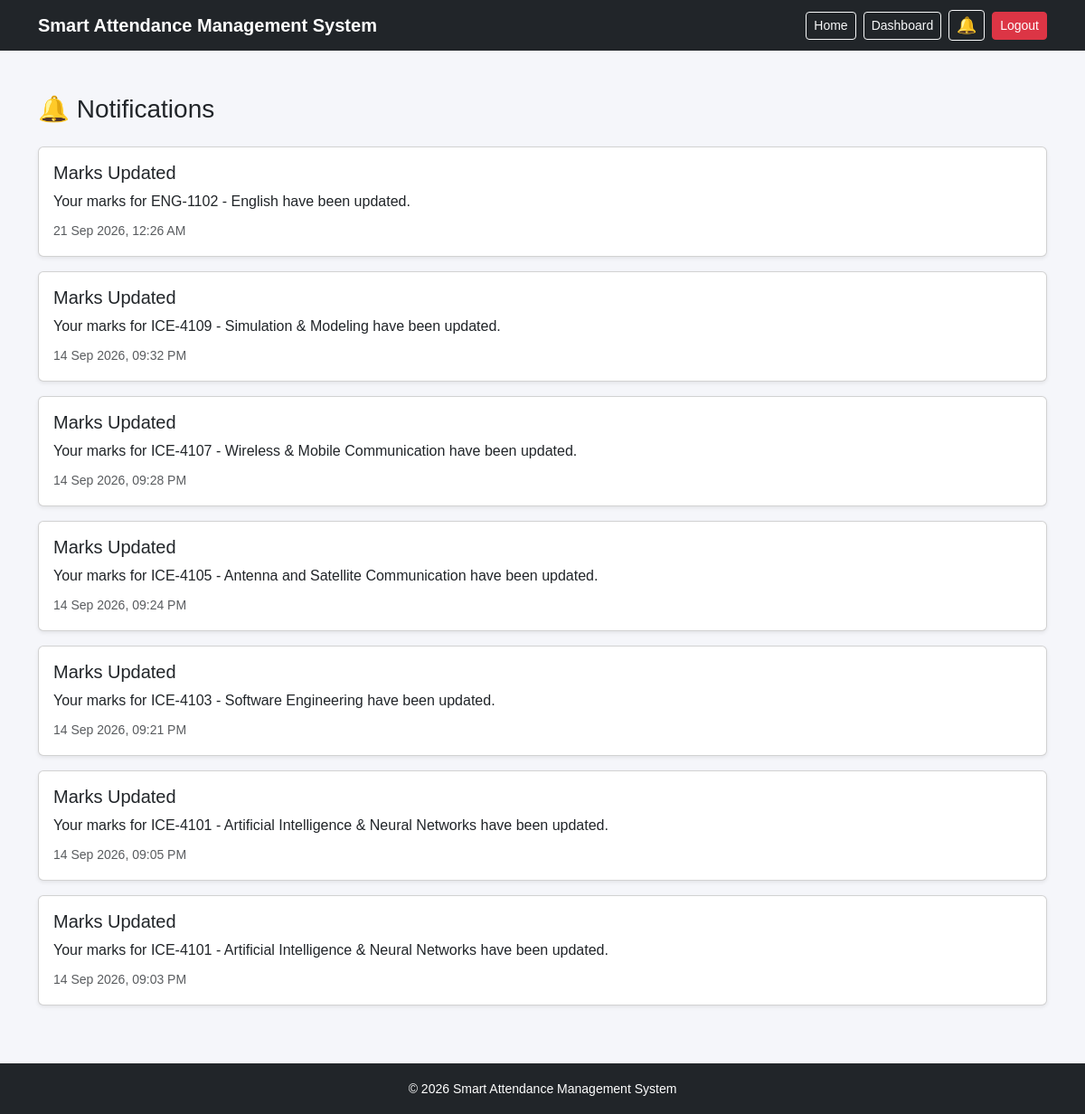
/student-dashboard/notifications/ (signed in), run on the app's committed database.
### core/models.py (models this page shows, shortened)
class Notification(models.Model):
    recipient = models.ForeignKey(
        User,
        on_delete=models.CASCADE,
        related_name="notifications"
    )
    title = models.CharField(max_length=200)
    message = models.TextField()
    notification_type = models.CharField(
        max_length=50,
        default="general"
    )
    is_read = models.BooleanField(default=False)
    created_at = models.DateTimeField(auto_now_add=True)
    class Meta:
        ordering = ["-created_at"]

### core/views.py (the view)
@login_required
def student_notifications(request):
    if request.user.role != "student":
        return redirect("dashboard")
    notifications = Notification.objects.filter(
        recipient=request.user
    ).order_by("-created_at")
    Notification.objects.filter(
        recipient=request.user,
        is_read=False
    ).update(is_read=True)
    return render(
        request,
        "student/notifications.html",
        {
            "notifications": notifications
        }
    )

### core/context_processors.py (called while the page is built)
def notifications(request):
    unread_notifications_count = 0
    if request.user.is_authenticated and request.user.role in ["teacher", "student"]:
        unread_notifications_count = Notification.objects.filter(
            recipient=request.user,
            is_read=False
        ).count()
    return {
        "unread_notifications_count": unread_notifications_count
    }

### core/templates/student/notifications.html (shortened to what this page needs)
{% extends "index.html" %}
{% block content %}
<div class="container py-5">
    <div class="d-flex justify-content-between align-items-center mb-4">
        <h3 class="mb-0">
            🔔 Notifications
        </h3>
    </div>
    {% if notifications %}
        {% for notification in notifications %}
            <div class="card mb-3 shadow-sm">
                <div class="card-body">
                    <h5 class="card-title">
                        {{ notification.title }}
                    </h5>
                    <p class="card-text mb-2">
                        {{ notification.message }}
                    </p>
                    <small class="text-muted">
                        {{ notification.created_at|date:"d M Y, h:i A" }}
                    </small>
                </div>
            </div>
        {% endfor %}
    {% else %}
        <div class="alert alert-info">
            No notifications available.
        </div>
    {% endif %}
</div>
{% endblock %}

### core/templates/index.html (style rules this page uses)
html, body { height: 100%; }
body { margin: 0; background-color: #f5f6fa; font-family: Arial, sans-serif; }

### data on the page
Notification: title "Marks Updated", message "Your marks for ENG-1102 - English have been updated.", created_at "21 Sep 2026, 12:26 AM"
Notification: title "Marks Updated", message "Your marks for ICE-4109 - Simulation & Modeling have been updated.", created_at "14 Sep 2026, 09:32 PM"
Notification: title "Marks Updated", message "Your marks for ICE-4107 - Wireless & Mobile Communication have been updated.", created_at "14 Sep 2026, 09:28 PM"
Notification: title "Marks Updated", message "Your marks for ICE-4105 - Antenna and Satellite Communication have been updated.", created_at "14 Sep 2026, 09:24 PM"
Notification: title "Marks Updated", message "Your marks for ICE-4103 - Software Engineering have been updated.", created_at "14 Sep 2026, 09:21 PM"
Notification: title "Marks Updated", message "Your marks for ICE-4101 - Artificial Intelligence & Neural Networks have been updated.", created_at "14 Sep 2026, 09:05 PM"
Notification: title "Marks Updated", message "Your marks for ICE-4101 - Artificial Intelligence & Neural Networks have been updated.", created_at "14 Sep 2026, 09:03 PM"
